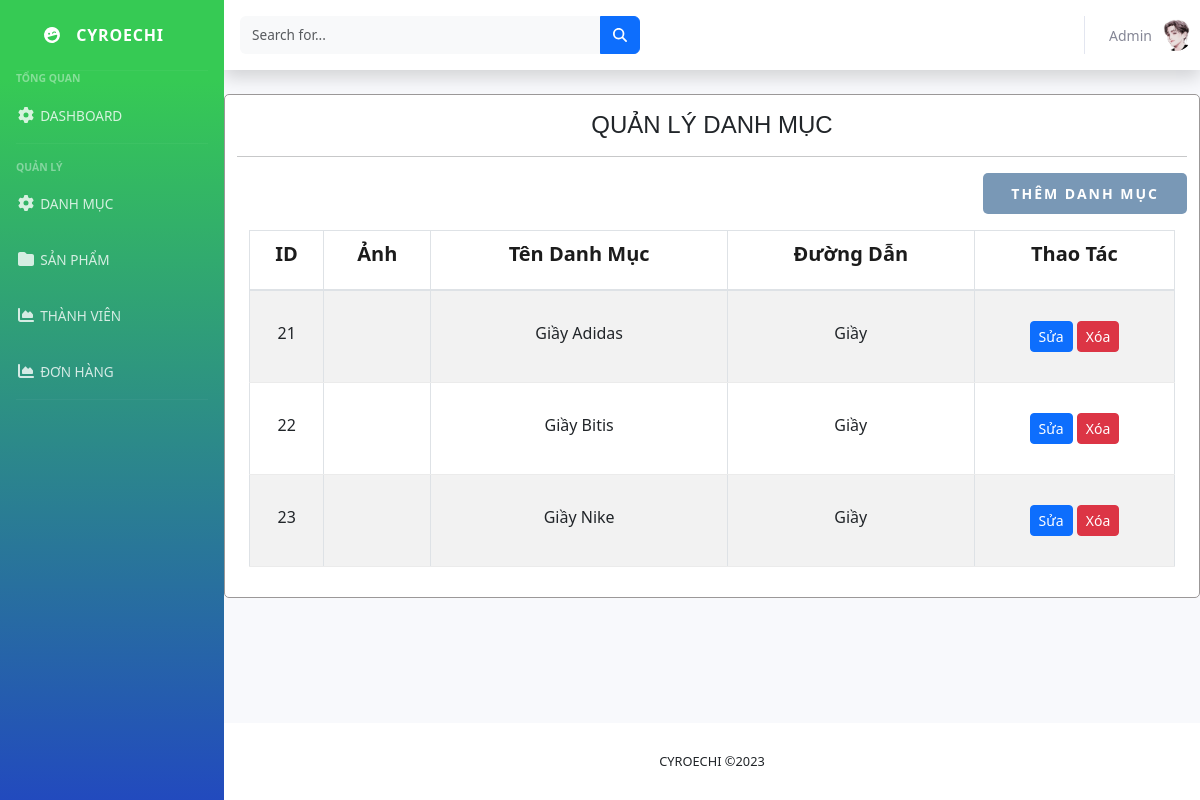
The app's page /manageCategory/ with its own data.
### app/models.py (models this page shows, shortened)
class Category(models.Model):
    sub_category = models.ForeignKey('self', on_delete=models.CASCADE, related_name='sub_categories', null=True, blank=True)
    is_sub = models.BooleanField(default=False)
    name = models.CharField(max_length=200, null=True)
    slug = models.CharField(max_length=200, null=True)
    image = models.ImageField(null=True, blank=True)
    @property
    def ImageURL(self):
        try:
            url = self.image.url
        except:
            url = ''
        return url

### app/python/admin/manage_category.py (the view)
# urls.py: path('manageCategory/', views.manageCategory, name="manageCategory"),
def manageCategory(request):
    categories = Category.objects.all()  # lay cac damh muc lon
    context ={'categories': categories}
    return render(request, 'admin/managementCategory.html', context)

### app/templates/admin/managementCategory.html (shortened to what this page needs)
{% extends 'admin/manage.html' %}
{% load static %}
{% block blog-category %}
    <div style="border: 1px solid #9b9898; border-radius: 5px" class="container mt-4 bg-white">
        <h4 class="mt-3 text-center">QUẢN LÝ DANH MỤC</h4>
        <hr>
        <div class="text-right mb-3">
            <button style="border: none; border-radius: 5px" class="primary-btn " data-toggle="modal">
                <a style="color: white; text-decoration: none;" href="{% url 'addCategory' %}">Thêm danh mục</a>
            </button>
        </div>
        <section class="mt-3">
            <div class="container">
                <div class="row">
                    <div class="col-lg-12">
                        <div class="shoping__cart__table">
                            <table class="table table-striped table-bordered text-center">
                                <thead>
                                <tr>
                                    <th>ID</th>
                                    <th>Ảnh</th>
                                    <th>Tên Danh Mục</th>
                                    <th>Đường Dẫn</th>
                                    <th>Thao Tác</th>
                                </tr>
                                </thead>
                                <tbody>
                                {% for category in categories %}
                                    <tr>
                                        <td>
                                            {{ category.id }}
                                        </td>
                                        <td>
                                        </td>
                                        <td>
                                            {{ category.name }}
                                        </td>
                                        <td>
                                            {{ category.slug }}
                                        </td>
                                        <td>
                                            <a href="{% url 'editCategory' %}?id={{ category.id }}"
                                               class="btn btn-primary btn-sm">Sửa</a>
                                            <a href="{% url 'deleteCategory' %}?id={{ category.id }}"
                                               class="btn btn-danger btn-sm">Xóa</a>
                                        </td>
                                    </tr>
                                {% endfor %}
                                </tbody>
                            </table>
                        </div>
                    </div>
                </div>
            </div>
        </section>
    </div>
{% endblock blog-category %}

### app/static/app/css/style.css (style rules this page uses)
html, body { height: 100%; font-family: "Cairo", sans-serif; -webkit-font-smoothing: antialiased; font-smoothing: antialiased; }
h1, h2, h3, h4, h5, h6 { margin: 0; color: #111111; font-weight: 400; font-family: "Cairo", sans-serif; }
h4 { font-size: 24px; }
.primary-btn { display: inline-block; font-size: 14px; padding: 10px 28px 10px; color: #ffffff; text-transform: uppercase; font-weight: 700; background: #7998b6; letter-spacing: 2px; }
.shoping__cart__table { margin-bottom: 30px; }
.shoping__cart__table table { width: 100%; text-align: center; }
.shoping__cart__table table thead tr { border-bottom: 1px solid #ebebeb; }
.shoping__cart__table table thead th { font-size: 20px; font-weight: 700; color: #1c1c1c; padding-bottom: 20px; }
.shoping__cart__table table tbody tr td { padding-top: 30px; padding-bottom: 30px; border-bottom: 1px solid #ebebeb; }
@media only screen and (min-width: 1200px) { .container { max-width: 1170px; } }

### records on screen
Category: id "21", name "Giầy Adidas", slug "Giầy"
Category: id "22", name "Giầy Bitis", slug "Giầy"
Category: id "23", name "Giầy Nike", slug "Giầy"
